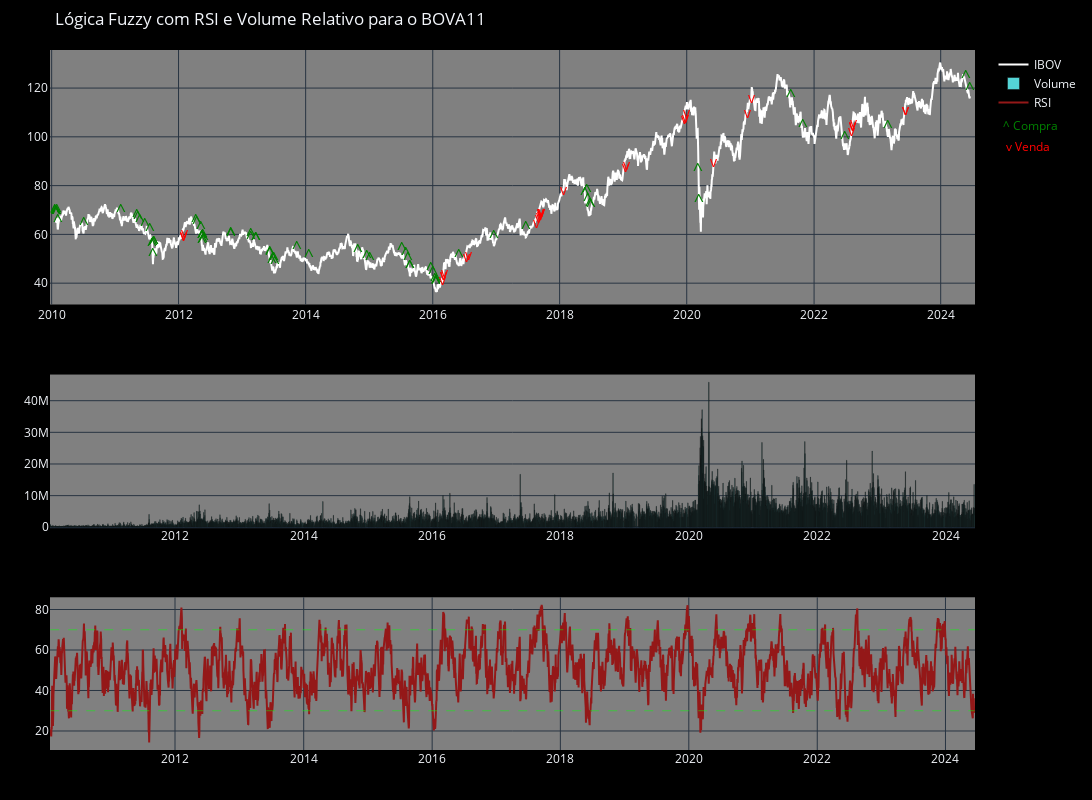

Notebook source saved alongside this figure:
### Code cell
fig = make_subplots(
    rows=3,
    cols=1,
    row_heights=[5, 3, 3],
)
fig.add_trace(go.Line(x=df_ativo.index, y=df_ativo['Adj Close'],name='IBOV',line=dict(color='white')
                                            ),row=1, col=1)
fig.add_trace(go.Bar(name='Volume', x=df_ativo.index, y=df_ativo['Volume'], marker_color='#54d4d6'), row=2,col=1)


fig.add_trace(go.Line(name='RSI', x=df_ativo.index, y=df_ativo['RSI'],line=dict(color='#941818')), row=3,col=1)
fig.add_shape(
    type="line",
    x0=df_ativo.index[0],y0=30,
    x1=df_ativo.index[-1],y1=30,
    line=dict(color="#00FF00", width=0.5, dash='dash'),
    row=3,col=1,
)
fig.add_shape(
    type="line",
    x0=df_ativo.index[0],y0=70,
    x1=df_ativo.index[-1],y1=70,
    line=dict(color="#00FF00", width=0.5, dash='dash'),
    row=3,col=1,
)


fig.update_xaxes(rangebreaks=[dict(bounds=['sat', 'mon'])])

annotations = []
for i in range(len(dec_fuzzy)):
    if dec_fuzzy[i] == 'comprar':
        annotations.append(dict(
            x=df_ativo.index[i],
            y=df_ativo['Adj Close'].values[i],
            text='^',
            showarrow=True,arrowhead=4,
            ax=0,ay=-10,
            font=dict(color='green',size=18)
        ))
    elif dec_fuzzy[i] == 'vender':
        annotations.append(dict(
            x=df_ativo.index[i],
            y=df_ativo['Adj Close'].values[i],
            text='v',
            showarrow=True,arrowhead=5,
            ax=0,ay=10,
            font=dict(color='red',size=14) 
        ))

annotations.append(dict(
    xref='paper', yref='paper',
    x=1.06, y=0.91,
    xanchor='center', yanchor='top',
    text='^ Compra',
    showarrow=False,font=dict(color='green', size=12),
    borderwidth=1,borderpad=3,
))
annotations.append(dict(
    xref='paper', yref='paper',
    x=1.0575, y=0.88,
    xanchor='center', yanchor='top',
    text='v Venda',
    showarrow=False,font=dict(color='red', size=12),
    borderwidth=1,borderpad=3,
))


fig.update_layout(
    xaxis_rangeslider_visible=False,
    title_text='Lógica Fuzzy com RSI e Volume Relativo para o BOVA11',
    template='plotly_dark',
    margin=dict(l=50, r=50, t=50, b=50),
    paper_bgcolor='black',plot_bgcolor='gray',
    annotations = annotations,
    xaxis=dict(
        showgrid=True, showline=True,
        linecolor='black', linewidth=0.1,
        side='right'
    ),
    yaxis=dict(
        tickformat='%.2f',
        showgrid=True,showline=True,
        linecolor='black',linewidth=0.1
    ),
    width=1200,height=800,
#    showlegend=False
)

fig.write_image("Resultado Lógica Fuzzy.png")
fig.show()

### Figure 1 — Plotly figure (JSON) as saved in the notebook; plotly's stock layout.template omitted (floating-point values rounded to 4 significant figures; data arrays with more than 128 entries replaced by an {"elided": "..."} marker saying what was removed)
{"data": [{"line": {"color": "white"}, "name": "IBOV", "type": "scatter", "x": {"elided": "3547 str values"}, "xaxis": "x", "y": {"elided": "3547 float values"}, "yaxis": "y"}, {"marker": {"color": "#54d4d6"}, "name": "Volume", "type": "bar", "x": {"elided": "3547 str values"}, "xaxis": "x2", "y": {"elided": "3547 int values"}, "yaxis": "y2"}, {"line": {"color": "#941818"}, "name": "RSI", "type": "scatter", "x": {"elided": "3547 str values"}, "xaxis": "x3", "y": {"elided": "3547 float values"}, "yaxis": "y3"}], "layout": {"annotations": [{"arrowhead": 4, "ax": 0, "ay": -10, "font": {"color": "green", "size": 18}, "showarrow": true, "text": "^", "x": "2010-01-21T00:00:00", "y": 65.9}, {"arrowhead": 4, "ax": 0, "ay": -10, "font": {"color": "green", "size": 18}, "showarrow": true, "text": "^", "x": "2010-01-22T00:00:00", "y": 65.59}, {"arrowhead": 4, "ax": 0, "ay": -10, "font": {"color": "green", "size": 18}, "showarrow": true, "text": "^", "x": "2010-01-26T00:00:00", "y": 64.98}, {"arrowhead": 4, "ax": 0, "ay": -10, "font": {"color": "green", "size": 18}, "showarrow": true, "text": "^", "x": "2010-01-27T00:00:00", "y": 64.9}, {"arrowhead": 4, "ax": 0, "ay": -10, "font": {"color": "green", "size": 18}, "showarrow": true, "text": "^", "x": "2010-01-28T00:00:00", "y": 65.2}, {"arrowhead": 4, "ax": 0, "ay": -10, "font": {"color": "green", "size": 18}, "showarrow": true, "text": "^", "x": "2010-01-29T00:00:00", "y": 64.9}, {"arrowhead": 4, "ax": 0, "ay": -10, "font": {"color": "green", "size": 18}, "showarrow": true, "text": "^", "x": "2010-02-01T00:00:00", "y": 66.05}, {"arrowhead": 4, "ax": 0, "ay": -10, "font": {"color": "green", "size": 18}, "showarrow": true, "text": "^", "x": "2010-02-05T00:00:00", "y": 62}, {"arrowhead": 4, "ax": 0, "ay": -10, "font": {"color": "green", "size": 18}, "showarrow": true, "text": "^", "x": "2010-07-05T00:00:00", "y": 60.39}, {"arrowhead": 4, "ax": 0, "ay": -10, "font": {"color": "green", "size": 18}, "showarrow": true, "text": "^", "x": "2011-02-03T00:00:00", "y": 66.05}, {"arrowhead": 4, "ax": 0, "ay": -10, "font": {"color": "green", "size": 18}, "showarrow": true, "text": "^", "x": "2011-05-06T00:00:00", "y": 63.68}, {"arrowhead": 4, "ax": 0, "ay": -10, "font": {"color": "green", "size": 18}, "showarrow": true, "text": "^", "x": "2011-05-11T00:00:00", "y": 62.95}, {"arrowhead": 4, "ax": 0, "ay": -10, "font": {"color": "green", "size": 18}, "showarrow": true, "text": "^", "x": "2011-05-23T00:00:00", "y": 61.62}, {"arrowhead": 4, "ax": 0, "ay": -10, "font": {"color": "green", "size": 18}, "showarrow": true, "text": "^", "x": "2011-06-24T00:00:00", "y": 60.2}, {"arrowhead": 4, "ax": 0, "ay": -10, "font": {"color": "green", "size": 18}, "showarrow": true, "text": "^", "x": "2011-07-20T00:00:00", "y": 58.26}, {"arrowhead": 4, "ax": 0, "ay": -10, "font": {"color": "green", "size": 18}, "showarrow": true, "text": "^", "x": "2011-08-04T00:00:00", "y": 52.05}, {"arrowhead": 4, "ax": 0, "ay": -10, "font": {"color": "green", "size": 18}, "showarrow": true, "text": "^", "x": "2011-08-05T00:00:00", "y": 52.27}, {"arrowhead": 4, "ax": 0, "ay": -10, "font": {"color": "green", "size": 18}, "showarrow": true, "text": "^", "x": "2011-08-08T00:00:00", "y": 47.76}, {"arrowhead": 4, "ax": 0, "ay": -10, "font": {"color": "green", "size": 18}, "showarrow": true, "text": "^", "x": "2011-08-11T00:00:00", "y": 52.65}, {"arrowhead": 4, "ax": 0, "ay": -10, "font": {"color": "green", "size": 18}, "showarrow": true, "text": "^", "x": "2011-08-12T00:00:00", "y": 52.8}, {"arrowhead": 5, "ax": 0, "ay": 10, "font": {"color": "red", "size": 14}, "showarrow": true, "text": "v", "x": "2012-02-01T00:00:00", "y": 63.52}, {"arrowhead": 5, "ax": 0, "ay": 10, "font": {"color": "red", "size": 14}, "showarrow": true, "text": "v", "x": "2012-02-03T00:00:00", "y": 64.21}, {"arrowhead": 5, "ax": 0, "ay": 10, "font": {"color": "red", "size": 14}, "showarrow": true, "text": "v", "x": "2012-02-07T00:00:00", "y": 64.95}, {"arrowhead": 4, "ax": 0, "ay": -10, "font": {"color": "green", "size": 18}, "showarrow": true, "text": "^", "x": "2012-04-09T00:00:00", "y": 61.98}, {"arrowhead": 4, "ax": 0, "ay": -10, "font": {"color": "green", "size": 18}, "showarrow": true, "text": "^", "x": "2012-04-13T00:00:00", "y": 61.05}, {"arrowhead": 4, "ax": 0, "ay": -10, "font": {"color": "green", "size": 18}, "showarrow": true, "text": "^", "x": "2012-05-10T00:00:00", "y": 58.78}, {"arrowhead": 4, "ax": 0, "ay": -10, "font": {"color": "green", "size": 18}, "showarrow": true, "text": "^", "x": "2012-05-15T00:00:00", "y": 55.44}, {"arrowhead": 4, "ax": 0, "ay": -10, "font": {"color": "green", "size": 18}, "showarrow": true, "text": "^", "x": "2012-05-16T00:00:00", "y": 55.12}, {"arrowhead": 4, "ax": 0, "ay": -10, "font": {"color": "green", "size": 18}, "showarrow": true, "text": "^", "x": "2012-05-17T00:00:00", "y": 53.35}, {"arrowhead": 4, "ax": 0, "ay": -10, "font": {"color": "green", "size": 18}, "showarrow": true, "text": "^", "x": "2012-05-18T00:00:00", "y": 53.64}, {"arrowhead": 4, "ax": 0, "ay": -10, "font": {"color": "green", "size": 18}, "showarrow": true, "text": "^", "x": "2012-05-21T00:00:00", "y": 55.69}, {"arrowhead": 4, "ax": 0, "ay": -10, "font": {"color": "green", "size": 18}, "showarrow": true, "text": "^", "x": "2012-05-28T00:00:00", "y": 54.42}, {"arrowhead": 4, "ax": 0, "ay": -10, "font": {"color": "green", "size": 18}, "showarrow": true, "text": "^", "x": "2012-10-26T00:00:00", "y": 56.29}, {"arrowhead": 4, "ax": 0, "ay": -10, "font": {"color": "green", "size": 18}, "showarrow": true, "text": "^", "x": "2012-10-29T00:00:00", "y": 56.14}, {"arrowhead": 4, "ax": 0, "ay": -10, "font": {"color": "green", "size": 18}, "showarrow": true, "text": "^", "x": "2013-02-19T00:00:00", "y": 56.1}, {"arrowhead": 4, "ax": 0, "ay": -10, "font": {"color": "green", "size": 18}, "showarrow": true, "text": "^", "x": "2013-02-21T00:00:00", "y": 54.83}, {"arrowhead": 4, "ax": 0, "ay": -10, "font": {"color": "green", "size": 18}, "showarrow": true, "text": "^", "x": "2013-03-21T00:00:00", "y": 54.46}, {"arrowhead": 4, "ax": 0, "ay": -10, "font": {"color": "green", "size": 18}, "showarrow": true, "text": "^", "x": "2013-03-22T00:00:00", "y": 54.26}, {"arrowhead": 4, "ax": 0, "ay": -10, "font": {"color": "green", "size": 18}, "showarrow": true, "text": "^", "x": "2013-06-11T00:00:00", "y": 48.7}, {"arrowhead": 4, "ax": 0, "ay": -10, "font": {"color": "green", "size": 18}, "showarrow": true, "text": "^", "x": "2013-06-12T00:00:00", "y": 48.23}, {"arrowhead": 4, "ax": 0, "ay": -10, "font": {"color": "green", "size": 18}, "showarrow": true, "text": "^", "x": "2013-06-24T00:00:00", "y": 45.12}, {"arrowhead": 4, "ax": 0, "ay": -10, "font": {"color": "green", "size": 18}, "showarrow": true, "text": "^", "x": "2013-06-26T00:00:00", "y": 46.19}, {"arrowhead": 4, "ax": 0, "ay": -10, "font": {"color": "green", "size": 18}, "showarrow": true, "text": "^", "x": "2013-07-01T00:00:00", "y": 46.39}, {"arrowhead": 4, "ax": 0, "ay": -10, "font": {"color": "green", "size": 18}, "showarrow": true, "text": "^", "x": "2013-07-10T00:00:00", "y": 44.52}, {"arrowhead": 4, "ax": 0, "ay": -10, "font": {"color": "green", "size": 18}, "showarrow": true, "text": "^", "x": "2013-11-12T00:00:00", "y": 50.54}, {"arrowhead": 4, "ax": 0, "ay": -10, "font": {"color": "green", "size": 18}, "showarrow": true, "text": "^", "x": "2014-01-21T00:00:00", "y": 47.35}, {"arrowhead": 4, "ax": 0, "ay": -10, "font": {"color": "green", "size": 18}, "showarrow": true, "text": "^", "x": "2014-10-29T00:00:00", "y": 49.42}, {"arrowhead": 4, "ax": 0, "ay": -10, "font": {"color": "green", "size": 18}, "showarrow": true, "text": "^", "x": "2014-12-18T00:00:00", "y": 46.89}, {"arrowhead": 4, "ax": 0, "ay": -10, "font": {"color": "green", "size": 18}, "showarrow": true, "text": "^", "x": "2015-01-05T00:00:00", "y": 46.32}, {"arrowhead": 4, "ax": 0, "ay": -10, "font": {"color": "green", "size": 18}, "showarrow": true, "text": "^", "x": "2015-07-08T00:00:00", "y": 50.22}, {"arrowhead": 4, "ax": 0, "ay": -10, "font": {"color": "green", "size": 18}, "showarrow": true, "text": "^", "x": "2015-07-30T00:00:00", "y": 48.43}, {"arrowhead": 4, "ax": 0, "ay": -10, "font": {"color": "green", "size": 18}, "showarrow": true, "text": "^", "x": "2015-08-14T00:00:00", "y": 46.1}, {"arrowhead": 4, "ax": 0, "ay": -10, "font": {"color": "green", "size": 18}, "showarrow": true, "text": "^", "x": "2015-08-24T00:00:00", "y": 42.9}, {"arrowhead": 4, "ax": 0, "ay": -10, "font": {"color": "green", "size": 18}, "showarrow": true, "text": "^", "x": "2015-08-25T00:00:00", "y": 43.06}, {"arrowhead": 4, "ax": 0, "ay": -10, "font": {"color": "green", "size": 18}, "showarrow": true, "text": "^", "x": "2015-12-22T00:00:00", "y": 42.23}, {"arrowhead": 4, "ax": 0, "ay": -10, "font": {"color": "green", "size": 18}, "showarrow": true, "text": "^", "x": "2016-01-06T00:00:00", "y": 40.5}, {"arrowhead": 4, "ax": 0, "ay": -10, "font": {"color": "green", "size": 18}, "showarrow": true, "text": "^", "x": "2016-01-13T00:00:00", "y": 37.75}, {"arrowhead": 4, "ax": 0, "ay": -10, "font": {"color": "green", "size": 18}, "showarrow": true, "text": "^", "x": "2016-01-19T00:00:00", "y": 36.85}, {"arrowhead": 4, "ax": 0, "ay": -10, "font": {"color": "green", "size": 18}, "showarrow": true, "text": "^", "x": "2016-01-20T00:00:00", "y": 36.5}, {"arrowhead": 4, "ax": 0, "ay": -10, "font": {"color": "green", "size": 18}, "showarrow": true, "text": "^", "x": "2016-01-21T00:00:00", "y": 36.6}, {"arrowhead": 4, "ax": 0, "ay": -10, "font": {"color": "green", "size": 18}, "showarrow": true, "text": "^", "x": "2016-01-28T00:00:00", "y": 37.4}, {"arrowhead": 5, "ax": 0, "ay": 10, "font": {"color": "red", "size": 14}, "showarrow": true, "text": "v", "x": "2016-03-03T00:00:00", "y": 45.7}, {"arrowhead": 5, "ax": 0, "ay": 10, "font": {"color": "red", "size": 14}, "showarrow": true, "text": "v", "x": "2016-03-04T00:00:00", "y": 47.6}, {"arrowhead": 5, "ax": 0, "ay": 10, "font": {"color": "red", "size": 14}, "showarrow": true, "text": "v", "x": "2016-03-08T00:00:00", "y": 47.7}, {"arrowhead": 5, "ax": 0, "ay": 10, "font": {"color": "red", "size": 14}, "showarrow": true, "text": "v", "x": "2016-03-10T00:00:00", "y": 48.6}, {"arrowhead": 4, "ax": 0, "ay": -10, "font": {"color": "green", "size": 18}, "showarrow": true, "text": "^", "x": "2016-06-01T00:00:00", "y": 47.48}, {"arrowhead": 5, "ax": 0, "ay": 10, "font": {"color": "red", "size": 14}, "showarrow": true, "text": "v", "x": "2016-07-18T00:00:00", "y": 54.88}, {"arrowhead": 5, "ax": 0, "ay": 10, "font": {"color": "red", "size": 14}, "showarrow": true, "text": "v", "x": "2016-07-29T00:00:00", "y": 55.68}, {"arrowhead": 4, "ax": 0, "ay": -10, "font": {"color": "green", "size": 18}, "showarrow": true, "text": "^", "x": "2016-12-19T00:00:00", "y": 55.2}, {"arrowhead": 4, "ax": 0, "ay": -10, "font": {"color": "green", "size": 18}, "showarrow": true, "text": "^", "x": "2017-06-21T00:00:00", "y": 58.78}, {"arrowhead": 5, "ax": 0, "ay": 10, "font": {"color": "red", "size": 14}, "showarrow": true, "text": "v", "x": "2017-08-24T00:00:00", "y": 68.84}, {"arrowhead": 5, "ax": 0, "ay": 10, "font": {"color": "red", "size": 14}, "showarrow": true, "text": "v", "x": "2017-09-06T00:00:00", "y": 70.95}, {"arrowhead": 5, "ax": 0, "ay": 10, "font": {"color": "red", "size": 14}, "showarrow": true, "text": "v", "x": "2017-09-11T00:00:00", "y": 71.93}, {"arrowhead": 5, "ax": 0, "ay": 10, "font": {"color": "red", "size": 14}, "showarrow": true, "text": "v", "x": "2017-09-13T00:00:00", "y": 72.27}, {"arrowhead": 5, "ax": 0, "ay": 10, "font": {"color": "red", "size": 14}, "showarrow": true, "text": "v", "x": "2017-09-15T00:00:00", "y": 73.14}, {"arrowhead": 5, "ax": 0, "ay": 10, "font": {"color": "red", "size": 14}, "showarrow": true, "text": "v", "x": "2017-09-18T00:00:00", "y": 73.5}, {"arrowhead": 5, "ax": 0, "ay": 10, "font": {"color": "red", "size": 14}, "showarrow": true, "text": "v", "x": "2017-09-19T00:00:00", "y": 73.45}, {"arrowhead": 5, "ax": 0, "ay": 10, "font": {"color": "red", "size": 14}, "showarrow": true, "text": "v", "x": "2017-09-20T00:00:00", "y": 73.39}, {"arrowhead": 5, "ax": 0, "ay": 10, "font": {"color": "red", "size": 14}, "showarrow": true, "text": "v", "x": "2018-01-26T00:00:00", "y": 82.65}, {"arrowhead": 4, "ax": 0, "ay": -10, "font": {"color": "green", "size": 18}, "showarrow": true, "text": "^", "x": "2018-05-28T00:00:00", "y": 72.69}, {"arrowhead": 4, "ax": 0, "ay": -10, "font": {"color": "green", "size": 18}, "showarrow": true, "text": "^", "x": "2018-06-05T00:00:00", "y": 74.1}, {"arrowhead": 4, "ax": 0, "ay": -10, "font": {"color": "green", "size": 18}, "showarrow": true, "text": "^", "x": "2018-06-12T00:00:00", "y": 70.27}, {"arrowhead": 4, "ax": 0, "ay": -10, "font": {"color": "green", "size": 18}, "showarrow": true, "text": "^", "x": "2018-06-22T00:00:00", "y": 68.18}, {"arrowhead": 4, "ax": 0, "ay": -10, "font": {"color": "green", "size": 18}, "showarrow": true, "text": "^", "x": "2018-06-27T00:00:00", "y": 68}, {"arrowhead": 5, "ax": 0, "ay": 10, "font": {"color": "red", "size": 14}, "showarrow": true, "text": "v", "x": "2019-01-17T00:00:00", "y": 91.97}, {"arrowhead": 5, "ax": 0, "ay": 10, "font": {"color": "red", "size": 14}, "showarrow": true, "text": "v", "x": "2019-01-21T00:00:00", "y": 92.64}, {"arrowhead": 5, "ax": 0, "ay": 10, "font": {"color": "red", "size": 14}, "showarrow": true, "text": "v", "x": "2019-12-23T00:00:00", "y": 111.7}, {"arrowhead": 5, "ax": 0, "ay": 10, "font": {"color": "red", "size": 14}, "showarrow": true, "text": "v", "x": "2019-12-27T00:00:00", "y": 112.2}, {"arrowhead": 5, "ax": 0, "ay": 10, "font": {"color": "red", "size": 14}, "showarrow": true, "text": "v", "x": "2020-01-02T00:00:00", "y": 114.2}, {"arrowhead": 4, "ax": 0, "ay": -10, "font": {"color": "green", "size": 18}, "showarrow": true, "text": "^", "x": "2020-03-09T00:00:00", "y": 82.7}, {"arrowhead": 4, "ax": 0, "ay": -10, "font": {"color": "green", "size": 18}, "showarrow": true, "text": "^", "x": "2020-03-12T00:00:00", "y": 70.1}, {"arrowhead": 5, "ax": 0, "ay": 10, "font": {"color": "red", "size": 14}, "showarrow": true, "text": "v", "x": "2020-06-08T00:00:00", "y": 93.95}, {"arrowhead": 5, "ax": 0, "ay": 10, "font": {"color": "red", "size": 14}, "showarrow": true, "text": "v", "x": "2020-12-17T00:00:00", "y": 114.0}, {"arrowhead": 5, "ax": 0, "ay": 10, "font": {"color": "red", "size": 14}, "showarrow": true, "text": "v", "x": "2021-01-08T00:00:00", "y": 120.4}, {"arrowhead": 4, "ax": 0, "ay": -10, "font": {"color": "green", "size": 18}, "showarrow": true, "text": "^", "x": "2021-08-23T00:00:00", "y": 113.1}, {"arrowhead": 4, "ax": 0, "ay": -10, "font": {"color": "green", "size": 18}, "showarrow": true, "text": "^", "x": "2021-10-28T00:00:00", "y": 100.6}, {"arrowhead": 4, "ax": 0, "ay": -10, "font": {"color": "green", "size": 18}, "showarrow": true, "text": "^", "x": "2022-06-29T00:00:00", "y": 96}, {"arrowhead": 5, "ax": 0, "ay": 10, "font": {"color": "red", "size": 14}, "showarrow": true, "text": "v", "x": "2022-08-10T00:00:00", "y": 106.6}, {"arrowhead": 5, "ax": 0, "ay": 10, "font": {"color": "red", "size": 14}, "showarrow": true, "text": "v", "x": "2022-08-12T00:00:00", "y": 108.6}, {"arrowhead": 5, "ax": 0, "ay": 10, "font": {"color": "red", "size": 14}, "showarrow": true, "text": "v", "x": "2022-08-15T00:00:00", "y": 109.0}, {"arrowhead": 5, "ax": 0, "ay": 10, "font": {"color": "red", "size": 14}, "showarrow": true, "text": "v", "x": "2022-08-17T00:00:00", "y": 110.0}, {"arrowhead": 4, "ax": 0, "ay": -10, "font": {"color": "green", "size": 18}, "showarrow": true, "text": "^", "x": "2023-03-03T00:00:00", "y": 100.4}, {"arrowhead": 5, "ax": 0, "ay": 10, "font": {"color": "red", "size": 14}, "showarrow": true, "text": "v", "x": "2023-06-14T00:00:00", "y": 115.1}, {"arrowhead": 5, "ax": 0, "ay": 10, "font": {"color": "red", "size": 14}, "showarrow": true, "text": "v", "x": "2023-06-15T00:00:00", "y": 115.4}, {"arrowhead": 4, "ax": 0, "ay": -10, "font": {"color": "green", "size": 18}, "showarrow": true, "text": "^", "x": "2024-05-27T00:00:00", "y": 120.9}, {"arrowhead": 4, "ax": 0, "ay": -10, "font": {"color": "green", "size": 18}, "showarrow": true, "text": "^", "x": "2024-06-17T00:00:00", "y": 115.7}, {"borderpad": 3, "borderwidth": 1, "font": {"color": "green", "size": 12}, "showarrow": false, "text": "^ Compra", "x": 1.06, "xanchor": "center", "xref": "paper", "y": 0.91, "yanchor": "top", "yref": "paper"}, {"borderpad": 3, "borderwidth": 1, "font": {"color": "red", "size": 12}, "showarrow": false, "text": "v Venda", "x": 1.058, "xanchor": "center", "xref": "paper", "y": 0.88, "yanchor": "top", "yref": "paper"}], "height": 800, "margin": {"b": 50, "l": 50, "r": 50, "t": 50}, "paper_bgcolor": "black", "plot_bgcolor": "gray", "shapes": [{"line": {"color": "#00FF00", "dash": "dash", "width": 0.5}, "type": "line", "x0": "2010-01-21T00:00:00", "x1": "2024-06-17T00:00:00", "xref": "x3", "y0": 30, "y1": 30, "yref": "y3"}, {"line": {"color": "#00FF00", "dash": "dash", "width": 0.5}, "type": "line", "x0": "2010-01-21T00:00:00", "x1": "2024-06-17T00:00:00", "xref": "x3", "y0": 70, "y1": 70, "yref": "y3"}], "title": {"text": "Lógica Fuzzy com RSI e Volume Relativo para o BOVA11"}, "width": 1200, "xaxis": {"anchor": "y", "domain": [0, 1], "linecolor": "black", "linewidth": 0.1, "rangebreaks": [{"bounds": ["sat", "mon"]}], "rangeslider": {"visible": false}, "showgrid": true, "showline": true, "side": "right"}, "xaxis2": {"anchor": "y2", "domain": [0, 1], "rangebreaks": [{"bounds": ["sat", "mon"]}]}, "xaxis3": {"anchor": "y3", "domain": [0, 1], "rangebreaks": [{"bounds": ["sat", "mon"]}]}, "yaxis": {"anchor": "x", "domain": [0.6364, 1], "linecolor": "black", "linewidth": 0.1, "showgrid": true, "showline": true, "tickformat": "%.2f"}, "yaxis2": {"anchor": "x2", "domain": [0.3182, 0.5364]}, "yaxis3": {"anchor": "x3", "domain": [0, 0.2182]}}}
